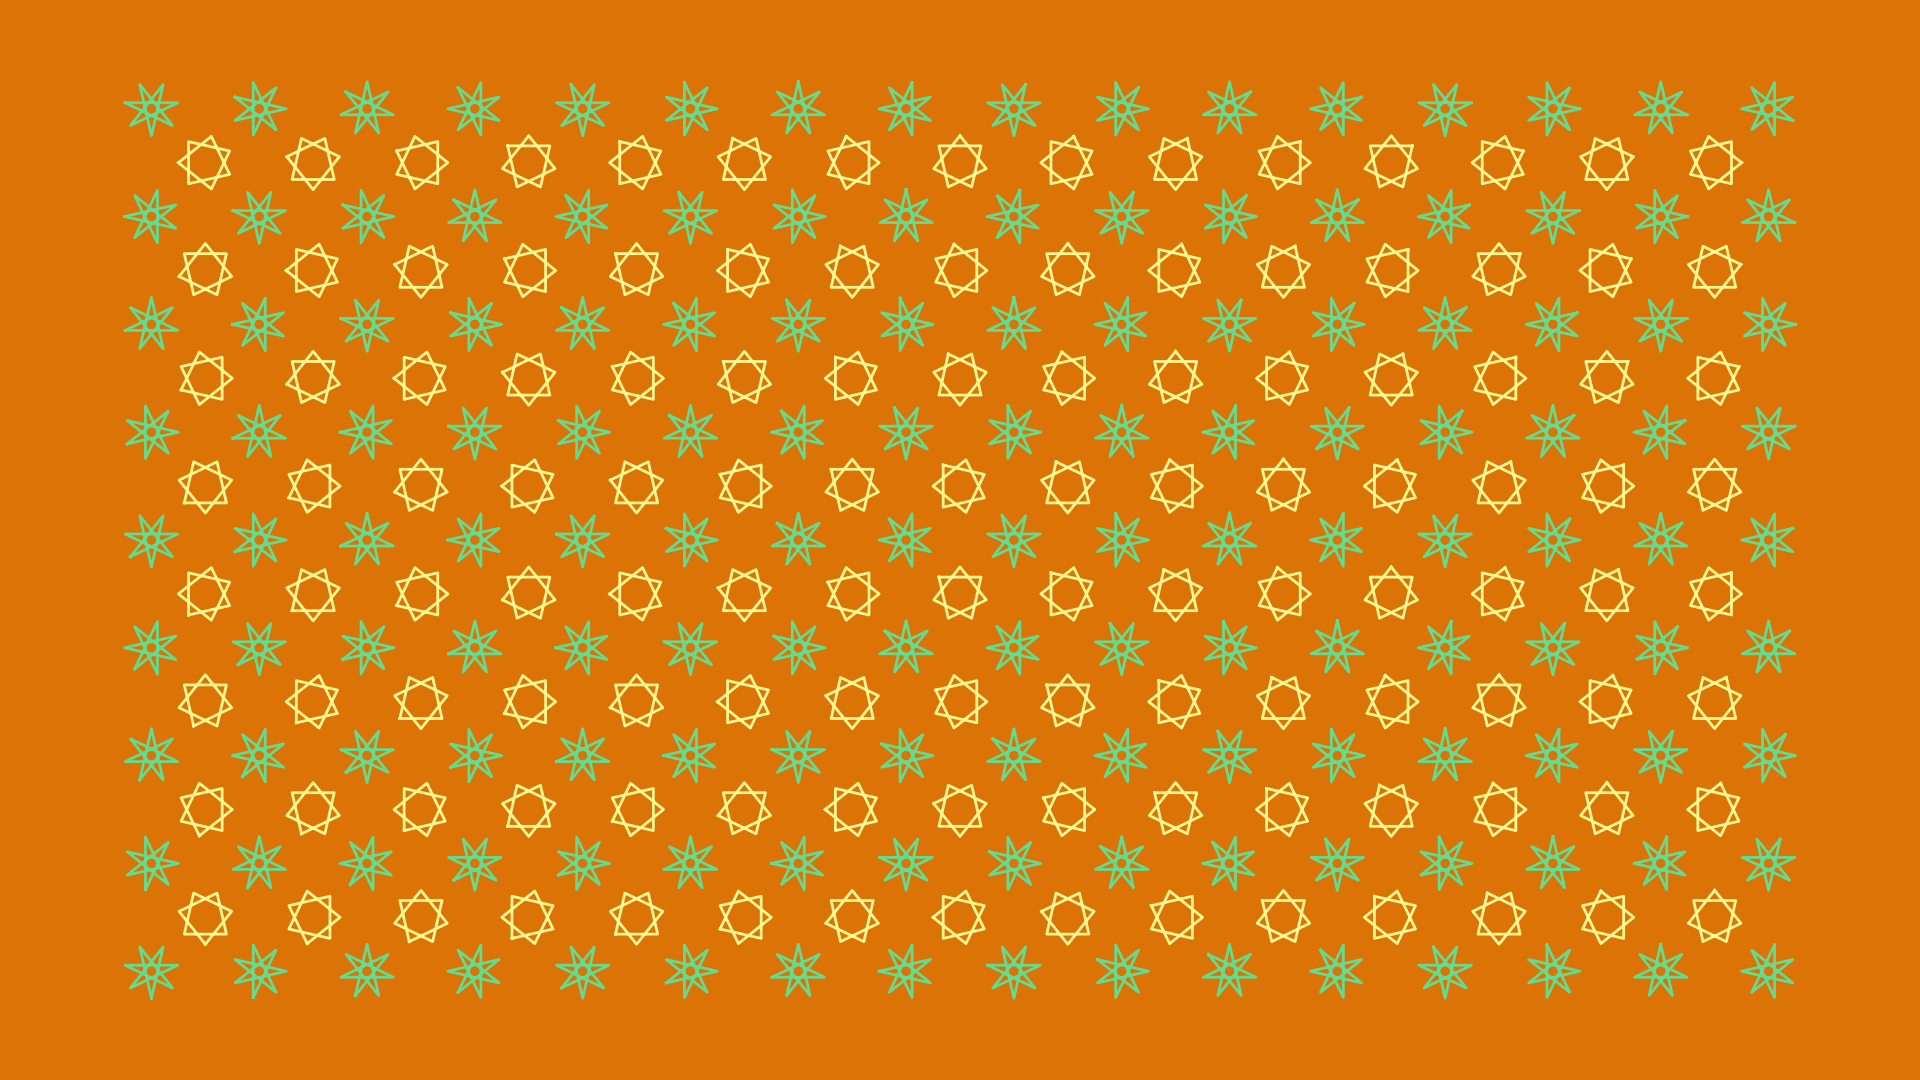

The script that drew this image:
from pathlib import Path

import numpy as np

from template_plt import plt


def main() -> None:
    # start
    fp: Path = Path(__file__).resolve().with_suffix(".png")
    c0: str = "#DB7307"
    c1: str = "#64DB8F"
    c2: str = "#F9F790"
    fig: plt.Figure
    ax: plt.Axes
    fig, ax = plt.subplots()
    # plot
    t: np.ndarray
    x: np.ndarray
    y: np.ndarray
    t = np.linspace(0, 6*np.pi, 8, endpoint=True)
    for i in range(16):
        for j in range(9):
            y = -0.25*np.cos(t+np.pi/14*(i+j))
            x = -0.25*np.sin(t+np.pi/14*(i+j))
            ax.plot(x+i, y+j, color=c1, linewidth=2)
    t = np.linspace(0, 4*np.pi, 8, endpoint=True)
    for i in range(15):
        for j in range(8):
            y = -0.25*np.cos(t+np.pi/14*(i+j))
            x = -0.25*np.sin(t+np.pi/14*(i+j))
            ax.plot(x+i+0.5, y+j+0.5, color=c2, linewidth=2)
    # finish
    ax.axis("off")
    ax.set_aspect("equal")
    ax.set_facecolor(c0)
    fig.set_facecolor(c0)
    fig.tight_layout()
    fig.savefig(fp, facecolor=fig.get_facecolor())
    plt.cla()
    plt.clf()
    plt.close(fig)
    return None


if __name__ == "__main__":
    main()
